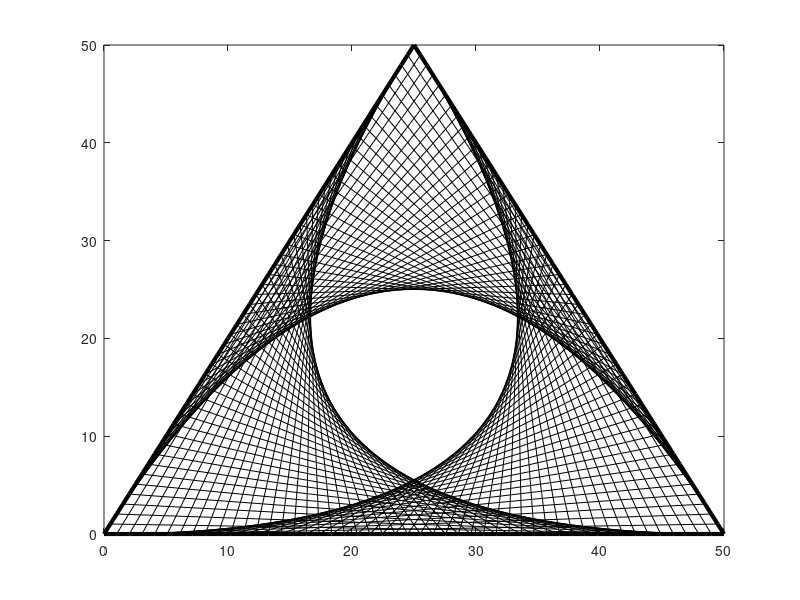

The MATLAB script that drew this image:
N=50;
x1=linspace(0,50,N)
y1=0*x1;
plot(x1,y1,'k','linewidth',3);
hold on
x2=linspace(0,25,N);
y2=2*x2;
plot(x2,y2,'k','linewidth',3)
x3=linspace(25,50,N);
y3=linspace(50,0,N);
plot(x3,y3,'k','linewidth',3)
for i=1:N
    x4=[x1(i) x2(N-i+1)];
    y4=[y1(i) y2(N-i+1)];
    x5=[x1(i) x3(N-i+1)];
    y5=[y1(i) y3(N-i+1)];
    x6=[x2(N-i+1) x3(N-i+1)];
    y6=[y2(N-i+1) y3(N-i+1)];
    plot(x4,y4,'k')
    plot(x5,y5,'k')
    plot(x6,y6,'k')
end 